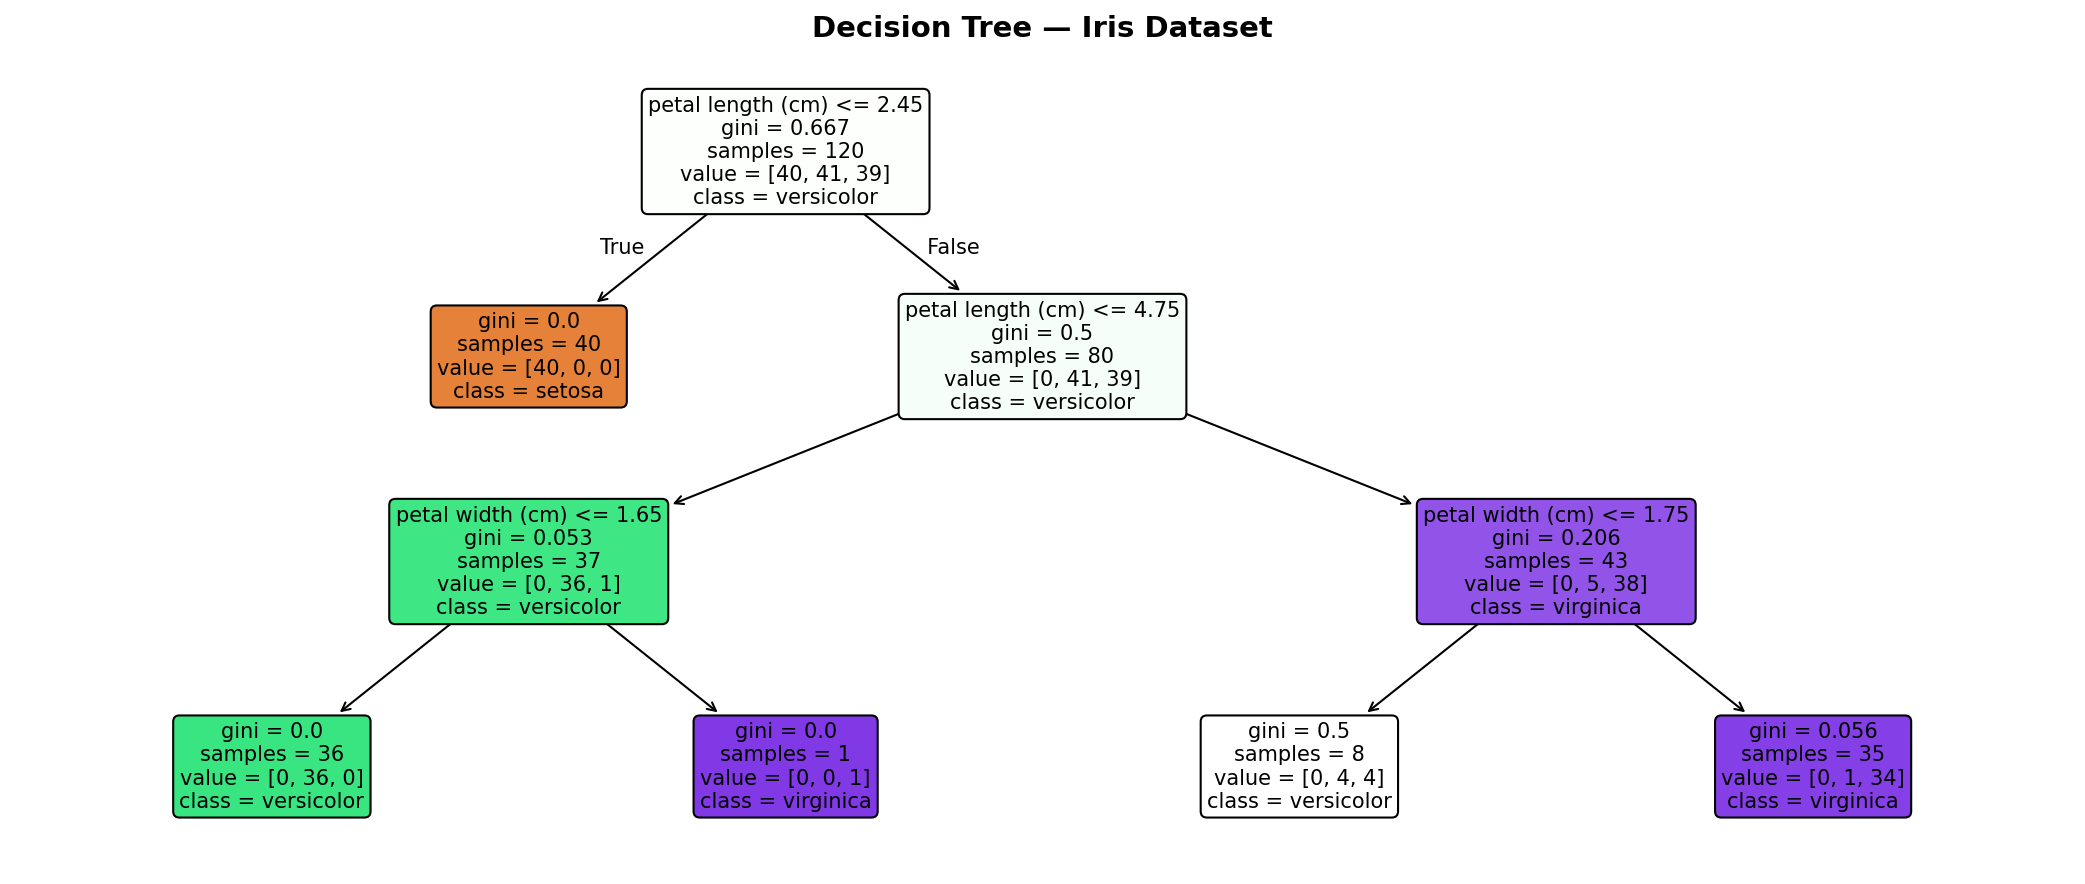

The Python source for this figure:
import numpy as np
from sklearn.datasets import load_iris
from sklearn.tree import DecisionTreeClassifier, export_text
from sklearn.model_selection import train_test_split
from sklearn.metrics import accuracy_score, confusion_matrix
import matplotlib.pyplot as plt
from sklearn.tree import plot_tree

# ─────────────────────────────────────────
# 1. LOAD DATA
# ─────────────────────────────────────────
iris = load_iris()
X = iris.data          # 4 features: sepal/petal length & width
y = iris.target        # 3 classes: setosa, versicolor, virginica

print("Dataset shape:", X.shape)
print("Classes:", iris.target_names)

# ─────────────────────────────────────────
# 2. SPLIT DATA
# ─────────────────────────────────────────
X_train, X_test, y_train, y_test = train_test_split(
    X, y, test_size=0.2, random_state=42
)
print(f"\nTrain size: {len(X_train)} | Test size: {len(X_test)}")

# ─────────────────────────────────────────
# 3. TRAIN DECISION TREE
# ─────────────────────────────────────────
# max_depth=3 keeps it simple and readable
model = DecisionTreeClassifier(max_depth=3, random_state=42)
model.fit(X_train, y_train)

print("\nModel trained!")

# ─────────────────────────────────────────
# 4. EVALUATE
# ─────────────────────────────────────────
y_pred = model.predict(X_test)
acc = accuracy_score(y_test, y_pred)
print(f"Accuracy: {acc:.2%}")

print("\nConfusion Matrix:")
cm = confusion_matrix(y_test, y_pred)
print(cm)
# Rows = actual class, Columns = predicted class
# Perfect model = numbers only on diagonal

# ─────────────────────────────────────────
# 5. SEE THE TREE RULES (human readable!)
# ─────────────────────────────────────────
print("\nDecision Tree Rules:")
print(export_text(model, feature_names=iris.feature_names))
# This prints exactly how the model makes decisions
# e.g. "if petal length <= 2.45 → setosa"

# ─────────────────────────────────────────
# 6. FEATURE IMPORTANCE
# ─────────────────────────────────────────
print("Feature Importances:")
for name, importance in zip(iris.feature_names, model.feature_importances_):
    bar = "█" * int(importance * 30)
    print(f"  {name:<26} {bar} {importance:.3f}")

# ─────────────────────────────────────────
# 7. VISUALIZE THE TREE
# ─────────────────────────────────────────
plt.figure(figsize=(14, 6))
plot_tree(
    model,
    feature_names=iris.feature_names,
    class_names=iris.target_names,
    filled=True,          # color nodes by class
    rounded=True,
    fontsize=10
)
plt.title("Decision Tree — Iris Dataset", fontsize=14, fontweight='bold')
plt.tight_layout()
plt.savefig('day7_decision_tree.png', dpi=150, bbox_inches='tight')
plt.show()
print("\nSaved: day7_decision_tree.png")

# ─────────────────────────────────────────
# 8. PREDICT A NEW FLOWER
# ─────────────────────────────────────────
new_flower = [[5.1, 3.5, 1.4, 0.2]]   # sepal_l, sepal_w, petal_l, petal_w
prediction = model.predict(new_flower)
proba = model.predict_proba(new_flower)

print(f"\nNew flower prediction: {iris.target_names[prediction[0]]}")
print(f"Confidence: {proba.max():.1%}")

print("\nDone! Concepts covered: train/test split, Decision Tree, confusion matrix, feature importance")
